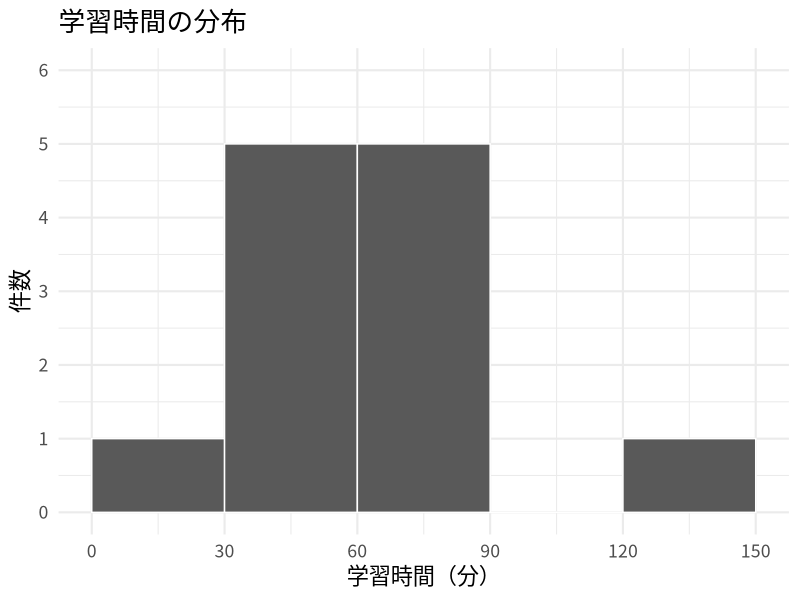
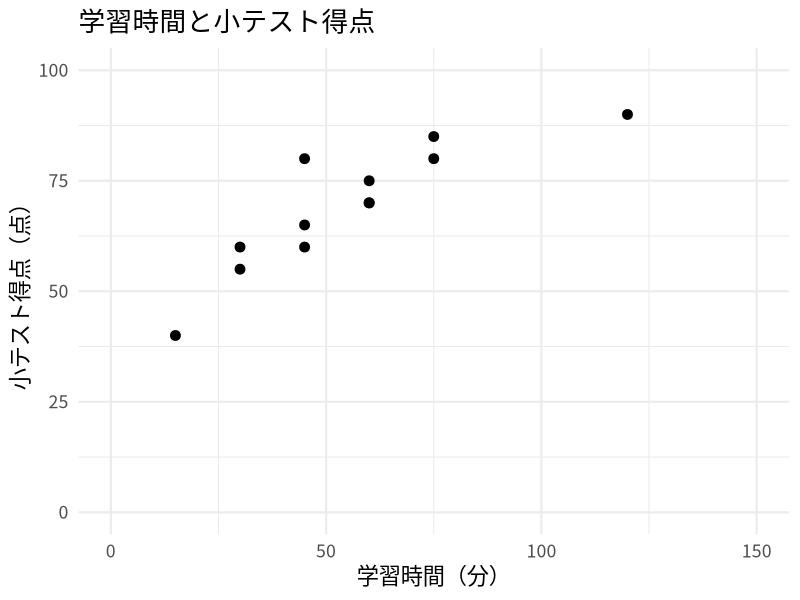

Here is the R script that generated these plots, in order:
# 第4回 演習：AはLの120を90へ。Bは得点平均の表示を追加。
# 架空の12件の学習記録
library(ggplot2)

# A 表を作り、一列を要約する
records <- data.frame(
  id = LETTERS[1:12],
  study_minutes = c(15, 30, 45, 60, 30, 45, 60, 75, 45, 60, 75, 120),
  quiz_score = c(40, 60, 80, 70, 55, 65, 75, 85, 60, 70, 80, 90)
)
print(records)
cat("件数:", nrow(records), "\n")
cat("学習時間の平均:", mean(records$study_minutes), "\n")
cat("中央値:", median(records$study_minutes), "\n")
cat("標本標準偏差:", sd(records$study_minutes), "\n")

# B 同じ区間で分布を見る。保存先はworkからの相対パス
output <- "exercises/lesson04/output"
dir.create(output, recursive = TRUE, showWarnings = FALSE)
breaks <- c(0, 30, 60, 90, 120, 150)
histogram <- ggplot(records, aes(x = study_minutes)) +
  geom_histogram(breaks = breaks, closed = "left", colour = "white") +
  scale_x_continuous(breaks = breaks, limits = c(0, 150)) +
  scale_y_continuous(breaks = 0:6, limits = c(0, 6)) +
  labs(x = "学習時間（分）", y = "件数", title = "学習時間の分布") +
  theme_minimal(base_size = 16, base_family = "Noto Sans CJK JP")
ggsave(file.path(output, "exercise04_r_hist.png"), plot = histogram,
       width = 8, height = 5, dpi = 150)

# C 横軸は学習時間、縦軸は小テスト得点
scatter <- ggplot(records, aes(x = study_minutes, y = quiz_score)) +
  geom_point(size = 3) +
  coord_cartesian(xlim = c(0, 150), ylim = c(0, 100)) +
  labs(x = "学習時間（分）", y = "小テスト得点（点）",
       title = "学習時間と小テスト得点") +
  theme_minimal(base_size = 16, base_family = "Noto Sans CJK JP")
ggsave(file.path(output, "exercise04_r_scatter.png"), plot = scatter,
       width = 8, height = 5, dpi = 150)
cat("保存先:", normalizePath(output), "\n")
